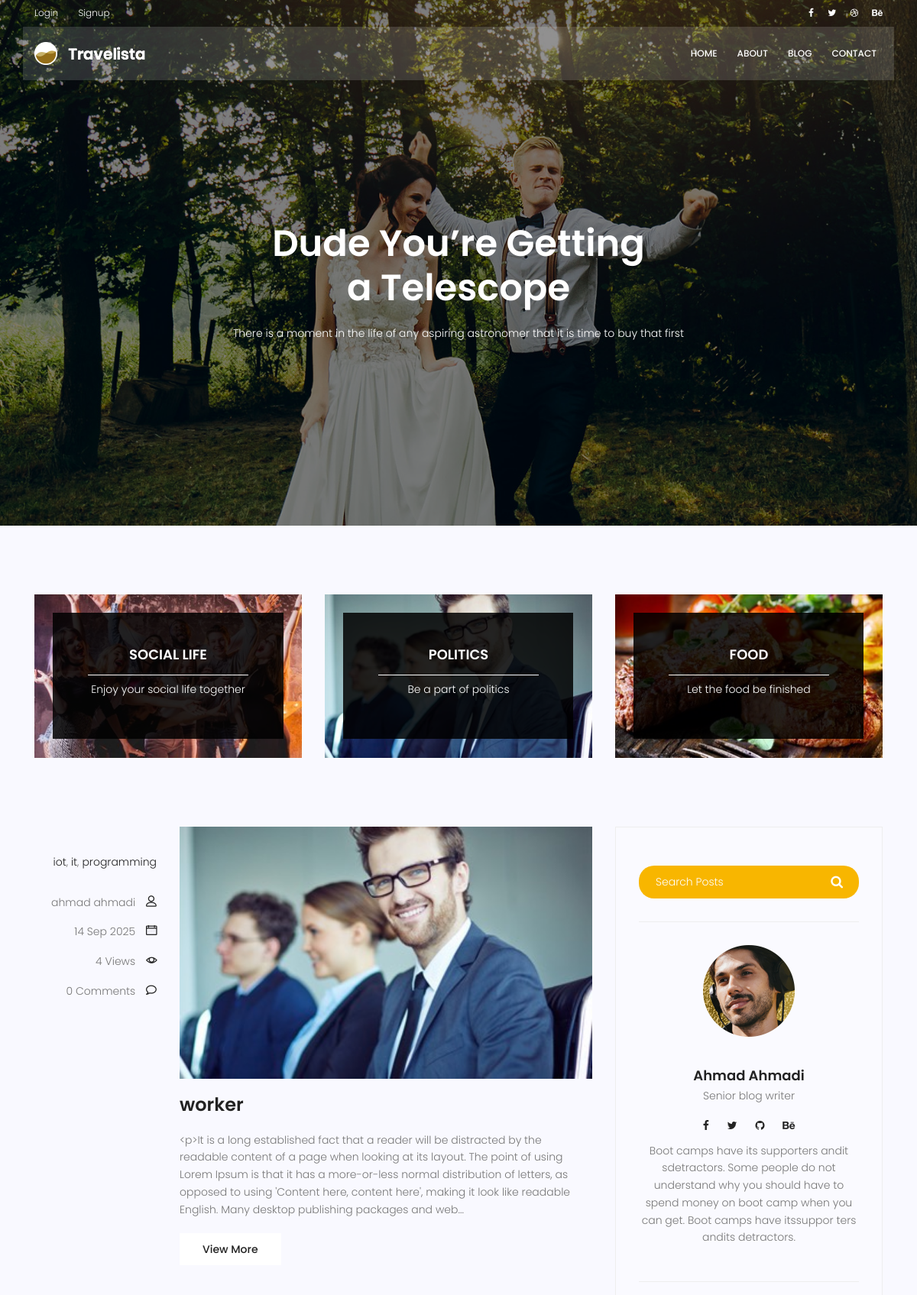
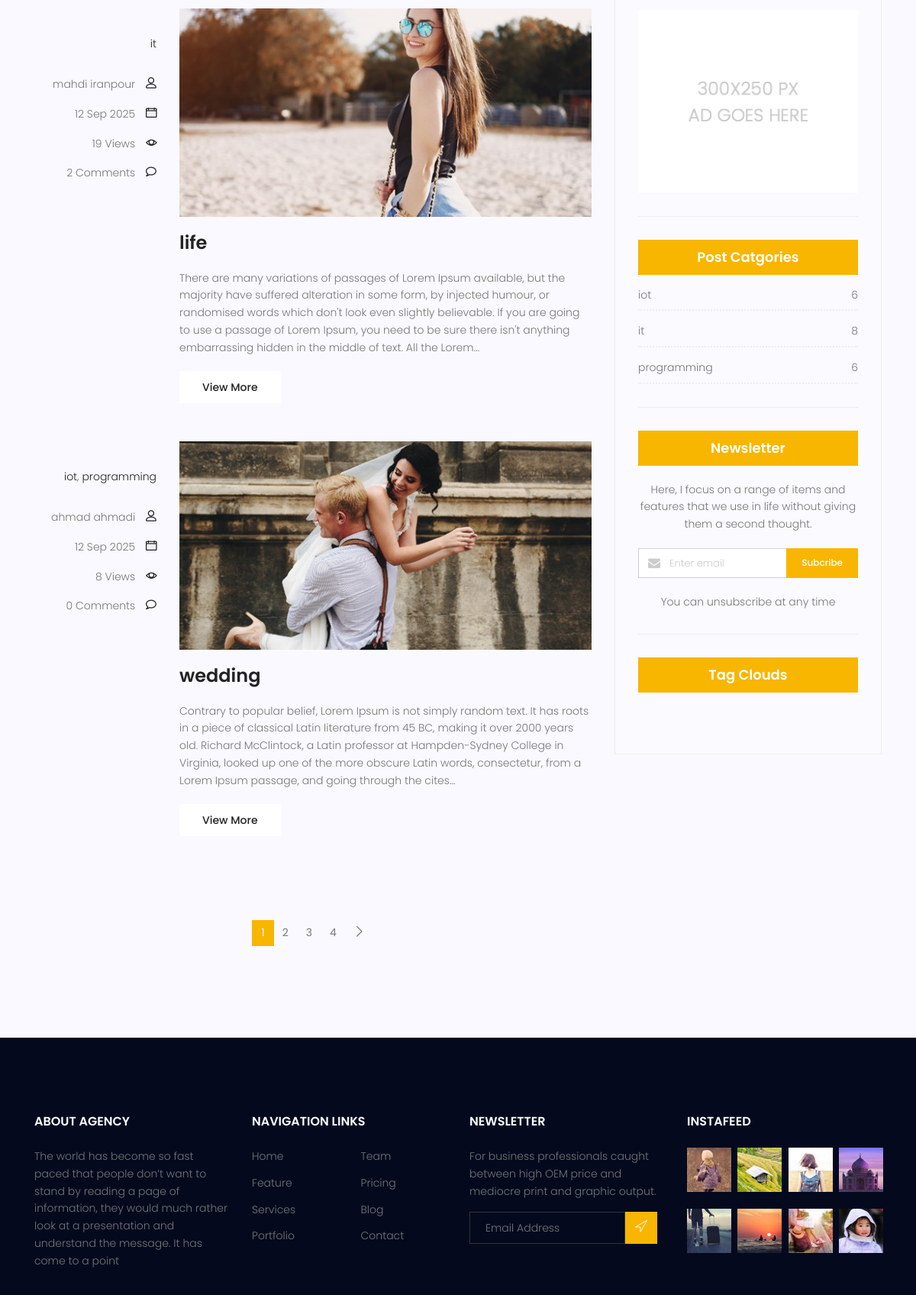
Screenshot of /blog/ (upper part) with the database file from the repository (2 pictures, top to bottom).
### blog/models.py (models this page shows, shortened)
class Category(models.Model):
        name = models.CharField(max_length=255)
        def __str__(self):
            return self.name

class Post(models.Model):
    image = models.ImageField(upload_to='blog/',default='blog/default.jpg')
    author = models.ForeignKey(User, on_delete=models.SET_NULL, null=True)
    title = models.CharField(max_length=255)
    content = models.TextField()
    tags = TaggableManager()
    category = models.ManyToManyField(Category)
    counted_views = models.IntegerField(default=0)
    status = models.BooleanField(default=False)
    published_date = models.DateTimeField(null=True)
    created_date = models.DateTimeField(auto_now_add=True)
    updated_date = models.DateTimeField(auto_now=True)
    class Meta:
        ordering = ['-created_date']

### blog/views.py (the view)
# urls.py: path('', blog_view, name='index'),
def blog_view(request, **kwargs):
    posts = Post.objects.filter(published_date__lte=timezone.now(), status=1).order_by('-published_date')
    if kwargs.get('cat_name') != None:
        posts = posts.filter(category__name=kwargs['cat_name'])
    if kwargs.get('author_username') != None:
        posts = posts.filter(author__username=kwargs['author_username'])
    if kwargs.get('tag_name') != None:
        posts = posts.filter(tags__name__in=[kwargs['tag_name']])
    posts = Paginator(posts, 3)
    try:
        page_number = request.GET.get('page')
        posts = posts.get_page(page_number)
    except PageNotAnInteger:
        posts = posts.get_page(1)
    except EmptyPage:
        posts = posts.get_page(1)
    context = {
        'posts': posts
    }
    return render(request, 'blog/blog-home.html', context)

### blog/templatetags/blog_tags.py (called while the page is built)
@register.simple_tag(name='comments_count')
def comments_count(pid):
    return Comment.objects.filter(post=pid, approved=True).count()

@register.inclusion_tag('blog/blog-post-categories.html')
def postcategories():
    posts = Post.objects.filter(status=1)
    categories = Category.objects.all()
    cat_dict = {}
    for name in categories:
        cat_dict[name] = posts.filter(category=name).count()
    return {'categories': cat_dict}

### blog/templatetags/excerpt_tags.py (called while the page is built)
@register.filter(name='excerpt')
def excerpt(value, num_words=30):
    if not isinstance(value, str):
        value = str(value)
    words = value.split()
    if len(words) <= num_words:
        return value
    return " ".join(words[:num_words]) + "..."

### templates/blog/blog-home.html (shortened to what this page needs)
{% extends 'base.html' %} {% load static %} {% load blog_tags %} {% load excerpt_tags %} {% block content %}
<section class="banner-area relative blog-home-banner" id="home">
  <div class="overlay overlay-bg"></div>
  <div class="container">
    <div class="row d-flex align-items-center justify-content-center">
      <div class="about-content blog-header-content col-lg-12">
        <h1 class="text-white">Dude You’re Getting a Telescope</h1>
        <p class="text-white">
          There is a moment in the life of any aspiring astronomer that it is
          time to buy that first
        </p>
      </div>
    </div>
  </div>
</section>
<section class="top-category-widget-area pt-90 pb-90">
  <div class="container">
    <div class="row">
      <div class="col-lg-4">
        <div class="single-cat-widget">
          <div class="content relative">
            <div class="overlay overlay-bg"></div>
            <a href="#" target="_blank">
              <div class="thumb">
                <img
                  class="content-image img-fluid d-block mx-auto"
                  src="{% static 'img/blog/cat-widget1.jpg' %}"
                  alt=""
                />
              </div>
              <div class="content-details">
                <h4 class="content-title mx-auto text-uppercase">
                  Social life
                </h4>
                <span></span>
                <p>Enjoy your social life together</p>
              </div>
            </a>
          </div>
        </div>
      </div>
      <div class="col-lg-4">
        <div class="single-cat-widget">
          <div class="content relative">
            <div class="overlay overlay-bg"></div>
            <a href="#" target="_blank">
              <div class="thumb">
                <img
                  class="content-image img-fluid d-block mx-auto"
                  src="{% static 'img/blog/cat-widget2.jpg' %}"
                  alt=""
                />
              </div>
              <div class="content-details">
                <h4 class="content-title mx-auto text-uppercase">Politics</h4>
                <span></span>
                <p>Be a part of politics</p>
              </div>
            </a>
          </div>
        </div>
      </div>
      <div class="col-lg-4">
        <div class="single-cat-widget">
          <div class="content relative">
            <div class="overlay overlay-bg"></div>
            <a href="#" target="_blank">
              <div class="thumb">
                <img
                  class="content-image img-fluid d-block mx-auto"
                  src="{% static 'img/blog/cat-widget3.jpg' %}"
                  alt=""
                />
              </div>
              <div class="content-details">
                <h4 class="content-title mx-auto text-uppercase">Food</h4>
                <span></span>
                <p>Let the food be finished</p>
              </div>
            </a>
          </div>
        </div>
      </div>
    </div>
  </div>
</section>
<section class="post-content-area">
  <div class="container">
    <div class="row">
      <div class="col-lg-8 posts-list">
        {% for post in posts %}
        <div class="single-post row">
          <div class="col-lg-3 col-md-3 meta-details">
            <ul class="tags">
              {% for cat in post.category.all %}
              <li><a href="{% url 'blog:category' cat_name=cat.name %}">{{ cat.name }}</a>{%  if not forloop.last %}, {% endif %}</li>
              {% endfor %}
            </ul>
            <div class="user-details row">
              <p class="user-name col-lg-12 col-md-12 col-6">
                <a href="{% url 'blog:author' author_username=post.author.username %}">{{ post.author.get_full_name }}</a>
                <span class="lnr lnr-user"></span>
              </p>
              <p class="date col-lg-12 col-md-12 col-6">
                <a href="#">{{ post.published_date | date:"d M Y" }}</a>
                <span class="lnr lnr-calendar-full"></span>
              </p>
              <p class="view col-lg-12 col-md-12 col-6">
                <a href="#">{{ post.counted_views}} Views</a> <span class="lnr lnr-eye"></span>
              </p>
              <p class="comments col-lg-12 col-md-12 col-6">
                <a href="{% url 'blog:single' pid=post.id %}#comments">{% comments_count post.id %} Comments</a>
                <span class="lnr lnr-bubble"></span>
              </p>
            </div>
          </div>
          <div class="col-lg-9 col-md-9">
            <div class="feature-img">
              <img
                class="img-fluid"
                src="{{ post.image.url }}"
                alt=""
              />
            </div>
            <a class="posts-title" href="{% url 'blog:single' pid=post.id %}"
              ><h3>{{ post.title }}</h3></a
            >
            <p class="excert">
             {{ post.content|excerpt:60 }}
            </p>
            <a href="{% url 'blog:single' pid=post.id %}" class="primary-btn">View More</a>
          </div>
        </div>
        {% endfor %}
        <nav class="blog-pagination justify-content-center d-flex">
          <ul class="pagination">
            {% for i in posts.paginator.page_range %}
            {% if posts.number == i %}
                <li class="page-item active"><a href="?page={{ i }}" class="page-link">{{ i }}</a></li>
                {% else %}
                <li class="page-item"><a href="?page={{ i }}" class="page-link">{{ i }}</a></li>
            {% endif %}
            {% endfor %}
            {% if posts.has_next %}
            <li class="page-item">
              <a href="?page={{ posts.next_page_number }}" class="page-link" aria-label="Next">
                <span aria-hidden="true">
                  <span class="lnr lnr-chevron-right"></span>
                </span>
              </a>
            </li>
            {% endif %}
          </ul>
        </nav>
      </div>
      <div class="col-lg-4 sidebar-widgets">
        <div class="widget-wrap">
          {% include 'blog/blog-search.html' %}
          {% include 'blog/blog-writer.html' %}
          {% include 'blog/blog-ads.html' %}
          {% postcategories %}
          {% include 'blog/blog-newsletter.html' %}
          {% include 'blog/blog-tags.html' %}
        </div>
      </div>
    </div>
  </div>
</section>
{% endblock %}

### templates/blog/blog-post-categories.html
{% load static %}
<div class="single-sidebar-widget post-category-widget">
            <h4 class="category-title">Post Catgories</h4>
            <ul class="cat-list">
              {% for name,count in categories.items %}
              <li>
                <a href="{% url 'blog:category' cat_name=name %}" class="d-flex justify-content-between">
                  <p>{{name}}</p>
                  <p>{{count}}</p>
                </a>
              </li>
              {% endfor %}
            </ul>
          </div>

### rows the page displays
Post: author.get_full_name "ahmad ahmadi", published_date "14 Sep 2025", counted_views "4", id "0", image (picture), title "worker", content|excerpt "<p>It is a long established fact that a reader will be distracted by the readable content of a page when looking at its layout. The point of using Lorem Ipsum is that it has a more-or-less normal distribution of letters, as opposed to using 'Content here, content here', making it look like readable English. Many desktop publishing packages and web..."
Category: name "iot", count "6"
Category: name "it", count "8"
Category: name "programming", count "6"
Post: author.get_full_name "mahdi iranpour", published_date "12 Sep 2025", counted_views "19", id "2", image (picture), title "life", content|excerpt "There are many variations of passages of Lorem Ipsum available, but the majority have suffered alteration in some form, by injected humour, or randomised words which don't look even slightly believable. If you are going to use a passage of Lorem Ipsum, you need to be sure there isn't anything embarrassing hidden in the middle of text. All the Lorem..."
Post: author.get_full_name "ahmad ahmadi", published_date "12 Sep 2025", counted_views "8", id "0", image (picture), title "wedding", content|excerpt "Contrary to popular belief, Lorem Ipsum is not simply random text. It has roots in a piece of classical Latin literature from 45 BC, making it over 2000 years old. Richard McClintock, a Latin professor at Hampden-Sydney College in Virginia, looked up one of the more obscure Latin words, consectetur, from a Lorem Ipsum passage, and going through the cites..."

### other values shown
{{ i }} "1"
{{ i }} "2" "3" "4"
